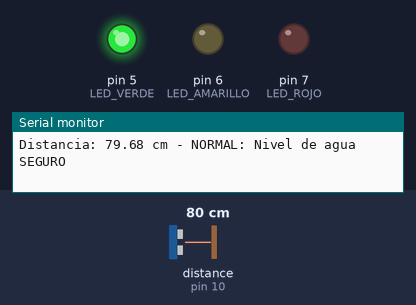
Simulated run of this sketch. Board: Arduino Uno, built with avr-gcc and run on an emulated ATmega328P. Parts: output pins drawn as LEDs (lit = HIGH), the last lines printed to the serial monitor. Wiring (inferred from the names in the program): ultrasonic range finder: trigger pin 9; echo pin 10. Inputs (shaded band) come from the test bench; at power-on: distance to the obstacle (sensor on pin 10) 80 cm. The echo pulse lasts 58.3 µs per cm; pins used as bus, display or sensor lines are not drawn.

Above: at 2.2 s.
2.3 s: distance to the obstacle (sensor on pin 10) set to 17 cm
3.8 s: distance to the obstacle (sensor on pin 10) set to 14 cm
At 4.4 s:
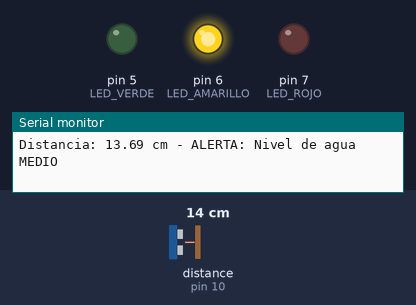
5.5 s: distance to the obstacle (sensor on pin 10) set to 10 cm
8.5 s: distance to the obstacle (sensor on pin 10) set to 7 cm
At 9.6 s:
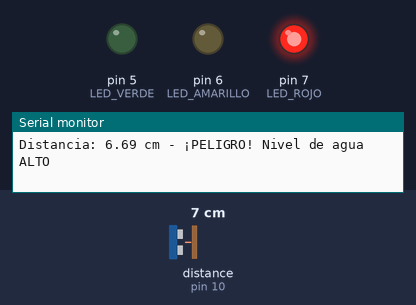
10.0 s: distance to the obstacle (sensor on pin 10) set to 9 cm
At 10.9 s:
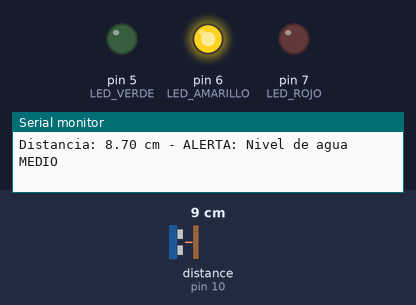
13.0 s: distance to the obstacle (sensor on pin 10) set to 18 cm
At 13.6 s:
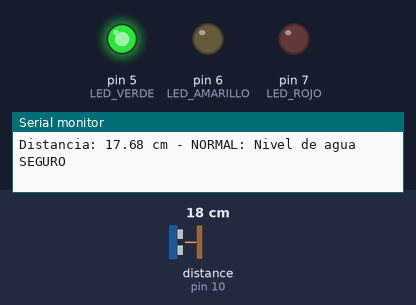
Timing chart, 0 to 15.5 s (numbered marks = the images above; inputs shaded):
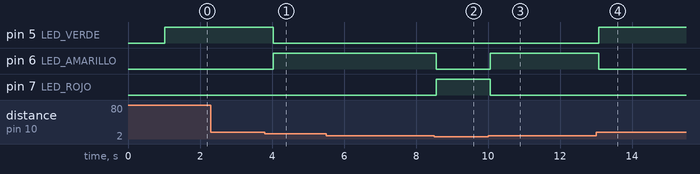

Measured:
- the behaviour switches between 16 and 15 cm on distance to the obstacle (sensor on pin 10) (found by bisection; images 0 and 1)
- the behaviour switches between 9 and 8 cm on distance to the obstacle (sensor on pin 10) (found by bisection; images 1 and 2)
- after the input at 3.8 s, pin 5 (LED_VERDE): HIGH → LOW after 0.24 s; pin 6 (LED_AMARILLO): LOW → HIGH after 0.24 s
- after the input at 8.5 s, pin 6 (LED_AMARILLO): HIGH → LOW after 0.06 s; pin 7 (LED_ROJO): LOW → HIGH after 0.06 s
- after the input at 10.0 s, pin 6 (LED_AMARILLO): LOW → HIGH after 0.06 s; pin 7 (LED_ROJO): HIGH → LOW after 0.06 s
- after the input at 13.0 s, pin 5 (LED_VERDE): LOW → HIGH after 0.07 s; pin 6 (LED_AMARILLO): HIGH → LOW after 0.07 s

The sketch:

River_flow_prediction.ino
```cpp
const int TRIG_PIN = 9;
const int ECHO_PIN = 10;


const int LED_VERDE = 5;    // LED verde - Nivel seguro
const int LED_AMARILLO = 6; // LED amarillo - Alerta media
const int LED_ROJO = 7;     // LED rojo - Nivel peligroso

// Variables para la medición
long duracion;
float distancia;

// Umbrales de distancia en centímetros
const float UMBRAL_PELIGRO = 8.0;   // Menor a 8 cm = peligro
const float UMBRAL_ALERTA = 15.0;   // Entre 8-15 cm = alerta

void setup() {

  // Inicializar comunicación serial para monitoreo
  Serial.begin(9600);
  Serial.println("Sistema de Detección de Nivel de Agua");
  Serial.println("=====================================");

  // Configurar pines del sensor HC-SR04
  pinMode(TRIG_PIN, OUTPUT);
  pinMode(ECHO_PIN, INPUT);

  // Configurar pines de los LEDs como salidas
  pinMode(LED_VERDE, OUTPUT);
  pinMode(LED_AMARILLO, OUTPUT);
  pinMode(LED_ROJO, OUTPUT);

  // Apagar todos los LEDs al inicio
  digitalWrite(LED_VERDE, LOW);
  digitalWrite(LED_AMARILLO, LOW);
  digitalWrite(LED_ROJO, LOW);

  delay(1000); // Espera inicial de 1 segundo
}

void loop() {
  // Medir distancia con el sensor ultrasónico
  distancia = medirDistancia();

  // Mostrar la distancia en el monitor serial
  Serial.print("Distancia: ");
  Serial.print(distancia);
  Serial.print(" cm - ");

  // Evaluar nivel de agua y activar LED correspondiente
  if (distancia < UMBRAL_PELIGRO) {
    // NIVEL PELIGROSO - Agua muy cerca
    activarLED(LED_ROJO);
    Serial.println("¡PELIGRO! Nivel de agua ALTO");
  }
  else if (distancia >= UMBRAL_PELIGRO && distancia < UMBRAL_ALERTA) {
    // NIVEL DE ALERTA - Agua en aumento
    activarLED(LED_AMARILLO);
    Serial.println("ALERTA: Nivel de agua MEDIO");
  }
  else {
    // NIVEL SEGURO - Agua lejos o normal
    activarLED(LED_VERDE);
    Serial.println("NORMAL: Nivel de agua SEGURO");
  }

  // Esperar medio segundo antes de la siguiente medición
  delay(500);
}

// Función para medir la distancia con el sensor HC-SR04
float medirDistancia() {
  // Limpiar el pin TRIG
  digitalWrite(TRIG_PIN, LOW);
  delayMicroseconds(2);

  // Generar pulso de 10 microsegundos en TRIG
  digitalWrite(TRIG_PIN, HIGH);
  delayMicroseconds(10);
  digitalWrite(TRIG_PIN, LOW);

  // Leer el tiempo del pulso en ECHO
  duracion = pulseIn(ECHO_PIN, HIGH);

  // Calcular distancia en centímetros
  // Velocidad del sonido = 343 m/s = 0.0343 cm/microsegundo
  // Distancia = (tiempo * velocidad) / 2
  float dist = (duracion * 0.0343) / 2;

  return dist;
}

// Función para activar solo un LED y apagar los demás
void activarLED(int pinLED) {
  // Apagar todos los LEDs
  digitalWrite(LED_VERDE, LOW);
  digitalWrite(LED_AMARILLO, LOW);
  digitalWrite(LED_ROJO, LOW);

  // Encender solo el LED seleccionado
  digitalWrite(pinLED, HIGH);
}
```
